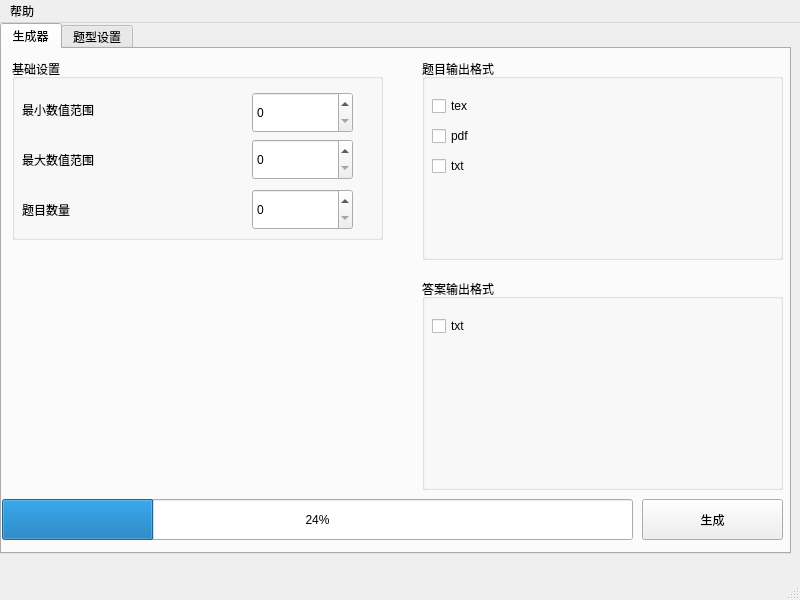
<?xml version="1.0" encoding="UTF-8"?>
<ui version="4.0">
 <class>MainWindow</class>
 <widget class="QMainWindow" name="MainWindow">
  <property name="geometry">
   <rect>
    <x>0</x>
    <y>0</y>
    <width>800</width>
    <height>600</height>
   </rect>
  </property>
  <property name="windowTitle">
   <string>Fraction-Calc</string>
  </property>
  <widget class="QWidget" name="centralwidget">
   <widget class="QTabWidget" name="tabWidget">
    <property name="geometry">
     <rect>
      <x>0</x>
      <y>0</y>
      <width>791</width>
      <height>531</height>
     </rect>
    </property>
    <property name="currentIndex">
     <number>0</number>
    </property>
    <widget class="QWidget" name="tab">
     <attribute name="title">
      <string>生成器</string>
     </attribute>
     <widget class="QProgressBar" name="progressBar">
      <property name="geometry">
       <rect>
        <x>0</x>
        <y>450</y>
        <width>631</width>
        <height>41</height>
       </rect>
      </property>
      <property name="value">
       <number>24</number>
      </property>
     </widget>
     <widget class="QPushButton" name="pushButton">
      <property name="geometry">
       <rect>
        <x>640</x>
        <y>450</y>
        <width>141</width>
        <height>41</height>
       </rect>
      </property>
      <property name="text">
       <string>生成</string>
      </property>
     </widget>
     <widget class="QGroupBox" name="groupBox_2">
      <property name="geometry">
       <rect>
        <x>420</x>
        <y>10</y>
        <width>361</width>
        <height>201</height>
       </rect>
      </property>
      <property name="title">
       <string>题目输出格式</string>
      </property>
      <widget class="QCheckBox" name="checkBox">
       <property name="geometry">
        <rect>
         <x>10</x>
         <y>30</y>
         <width>271</width>
         <height>34</height>
        </rect>
       </property>
       <property name="text">
        <string>tex</string>
       </property>
      </widget>
      <widget class="QCheckBox" name="checkBox_2">
       <property name="geometry">
        <rect>
         <x>10</x>
         <y>60</y>
         <width>271</width>
         <height>34</height>
        </rect>
       </property>
       <property name="text">
        <string>pdf</string>
       </property>
      </widget>
      <widget class="QCheckBox" name="checkBox_3">
       <property name="geometry">
        <rect>
         <x>10</x>
         <y>90</y>
         <width>271</width>
         <height>34</height>
        </rect>
       </property>
       <property name="text">
        <string>txt</string>
       </property>
      </widget>
     </widget>
     <widget class="QGroupBox" name="groupBox_3">
      <property name="geometry">
       <rect>
        <x>420</x>
        <y>230</y>
        <width>361</width>
        <height>211</height>
       </rect>
      </property>
      <property name="title">
       <string>答案输出格式</string>
      </property>
      <widget class="QCheckBox" name="checkBox_4">
       <property name="geometry">
        <rect>
         <x>10</x>
         <y>30</y>
         <width>271</width>
         <height>34</height>
        </rect>
       </property>
       <property name="text">
        <string>txt</string>
       </property>
      </widget>
     </widget>
     <widget class="QGroupBox" name="groupBox">
      <property name="geometry">
       <rect>
        <x>10</x>
        <y>10</y>
        <width>371</width>
        <height>181</height>
       </rect>
      </property>
      <property name="title">
       <string>基础设置</string>
      </property>
     </widget>
     <widget class="QLabel" name="label_4">
      <property name="geometry">
       <rect>
        <x>20</x>
        <y>140</y>
        <width>111</width>
        <height>41</height>
       </rect>
      </property>
      <property name="text">
       <string>题目数量</string>
      </property>
     </widget>
     <widget class="QSpinBox" name="spinBox_3">
      <property name="geometry">
       <rect>
        <x>250</x>
        <y>140</y>
        <width>101</width>
        <height>41</height>
       </rect>
      </property>
     </widget>
     <widget class="QLabel" name="label">
      <property name="geometry">
       <rect>
        <x>20</x>
        <y>40</y>
        <width>121</width>
        <height>41</height>
       </rect>
      </property>
      <property name="text">
       <string>最小数值范围</string>
      </property>
     </widget>
     <widget class="QSpinBox" name="spinBox">
      <property name="geometry">
       <rect>
        <x>250</x>
        <y>43</y>
        <width>101</width>
        <height>41</height>
       </rect>
      </property>
     </widget>
     <widget class="QSpinBox" name="spinBox_2">
      <property name="geometry">
       <rect>
        <x>250</x>
        <y>90</y>
        <width>101</width>
        <height>41</height>
       </rect>
      </property>
     </widget>
     <widget class="QLabel" name="label_3">
      <property name="geometry">
       <rect>
        <x>20</x>
        <y>90</y>
        <width>111</width>
        <height>41</height>
       </rect>
      </property>
      <property name="text">
       <string>最大数值范围</string>
      </property>
     </widget>
    </widget>
    <widget class="QWidget" name="tab_2">
     <attribute name="title">
      <string>题型设置</string>
     </attribute>
     <widget class="QGroupBox" name="groupBox_4">
      <property name="geometry">
       <rect>
        <x>10</x>
        <y>10</y>
        <width>361</width>
        <height>121</height>
       </rect>
      </property>
      <property name="title">
       <string>运算符号</string>
      </property>
      <widget class="QCheckBox" name="checkBox_5">
       <property name="geometry">
        <rect>
         <x>10</x>
         <y>30</y>
         <width>99</width>
         <height>34</height>
        </rect>
       </property>
       <property name="text">
        <string>加法（+）</string>
       </property>
      </widget>
      <widget class="QCheckBox" name="checkBox_6">
       <property name="geometry">
        <rect>
         <x>10</x>
         <y>70</y>
         <width>99</width>
         <height>34</height>
        </rect>
       </property>
       <property name="text">
        <string>减法（-）</string>
       </property>
      </widget>
      <widget class="QCheckBox" name="checkBox_7">
       <property name="geometry">
        <rect>
         <x>220</x>
         <y>30</y>
         <width>99</width>
         <height>34</height>
        </rect>
       </property>
       <property name="text">
        <string>乘法（*）</string>
       </property>
      </widget>
      <widget class="QCheckBox" name="checkBox_8">
       <property name="geometry">
        <rect>
         <x>220</x>
         <y>70</y>
         <width>99</width>
         <height>34</height>
        </rect>
       </property>
       <property name="text">
        <string>除法（/）</string>
       </property>
      </widget>
     </widget>
    </widget>
   </widget>
  </widget>
  <widget class="QMenuBar" name="menubar">
   <property name="geometry">
    <rect>
     <x>0</x>
     <y>0</y>
     <width>800</width>
     <height>36</height>
    </rect>
   </property>
   <widget class="QMenu" name="menu">
    <property name="title">
     <string>帮助</string>
    </property>
    <addaction name="action"/>
    <addaction name="separator"/>
    <addaction name="action_2"/>
   </widget>
   <addaction name="menu"/>
  </widget>
  <widget class="QStatusBar" name="statusbar"/>
  <action name="action">
   <property name="text">
    <string>使用帮助</string>
   </property>
  </action>
  <action name="action_2">
   <property name="text">
    <string>关于</string>
   </property>
  </action>
  <action name="action_4">
   <property name="text">
    <string>高级设置</string>
   </property>
  </action>
 </widget>
 <resources/>
 <connections/>
</ui>
